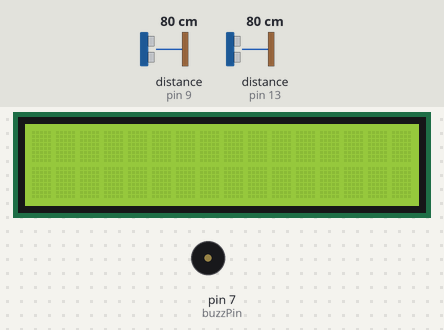
Recording of a sketch running on a simulated Arduino Uno, built with avr-gcc and run on an emulated ATmega328P. Shown: 16×2 character LCD, buzzer (waves = sounding, pin HIGH). Wiring (inferred from the names in the program): 2 × ultrasonic range finder: trigger pin 8, echo pin 13 / trigger pin 10, echo pin 9. The inputs (shaded band) are chosen by the test bench; at power-on: distance to the obstacle (sensors on pin 9, pin 13) 80 cm. The echo pulse lasts 58.3 µs per cm; pins used as bus, display or sensor lines are not drawn.

Above: at 1.2 s.
1.3 s: distance to the obstacle (sensor on pin 9) set to 46 cm
2.8 s: distance to the obstacle (sensor on pin 9) set to 38 cm
At 3.18 s:
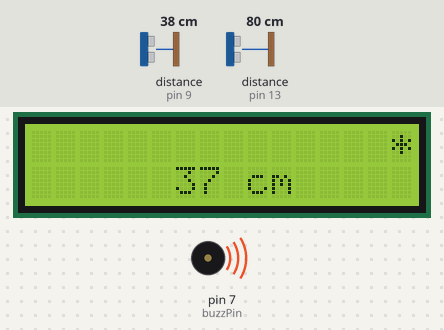
5.8 s: distance to the obstacle (sensor on pin 13) set to 4 cm
At 6.25 s:
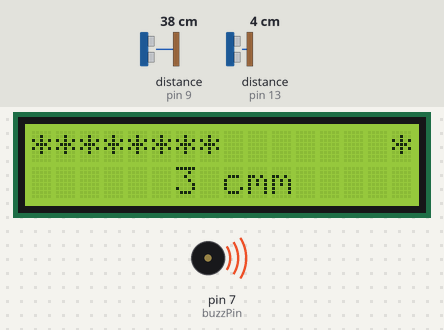
7.9 s: distance to the obstacle (sensor on pin 13) set to 9 cm
At 9.57 s:
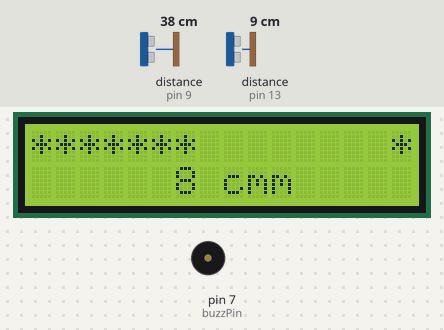
9.6 s: distance to the obstacle (sensor on pin 9) set to 2 cm
At 10.3 s:
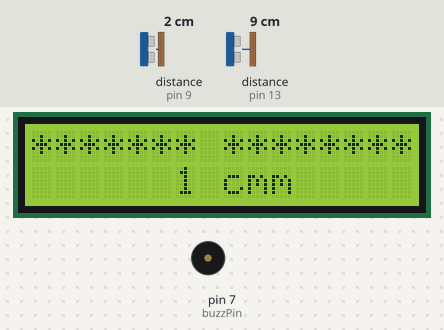
12.6 s: distance to the obstacle (sensor on pin 13) set to 13 cm
At 13.9 s:
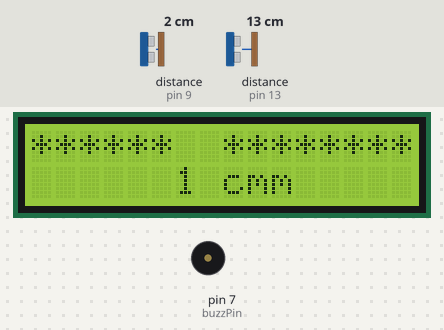
Timing chart, 0 to 15.1 s (numbered marks = the images above; inputs shaded):
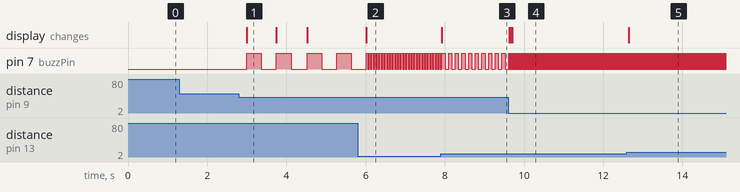

The sketch:

czujnik02.ino
```cpp
#include <LiquidCrystal.h>  //biblioteka do obsługi wyświetlacza LCD 2x16
#define trigLeftPin 8 //pin triggera lewego czujnika ultradźwiękowego
#define echoLeftPin 13  //pin echa lewego czujnika ultradźwiękowego
#define trigRightPin 10 //pin triggera prawego czujnika ultradźwiękowego
#define echoRightPin 9  //pin echa prawego czujnika ultradźwiękowego
#define buzzPin 7   //pin buzzera
//8 zakresów do wyświetlania "*" z lewej i prawej strony
#define scope1 5
#define scope2 10
#define scope3 15
#define scope4 20
#define scope5 25
#define scope6 30
#define scope7 35
#define scope8 40
LiquidCrystal lcd(12, 11, 5, 4, 3, 2);  //piny, które wykorzystuje wyświetlacz

void setup() {
  lcd.begin(16, 2); //inicjalizacja wyświetlacza
  pinMode(trigRightPin, OUTPUT); //trigger, jako wyjście
  pinMode(echoRightPin, INPUT);  //echo, jako wejście
  pinMode(trigLeftPin, OUTPUT);  //trigger, jako wyjście
  pinMode(echoLeftPin, INPUT);   //echo, jako wejście
  pinMode(buzzPin, OUTPUT);      //buzzer, jako wyjście
}

void loop() {
  long timeRight, timeLeft, distanceRight, distanceLeft, distance;
  int i;
  char starsLeft[9] = {' ',' ',' ',' ',' ',' ',' ',' ','/0'};
  char starsRight[9] = {' ',' ',' ',' ',' ',' ',' ',' ','/0'};

//wykonanie pomiaru prawego czujnika
  digitalWrite(trigRightPin, LOW); //ustawienie stanu niskiego
  delayMicroseconds(2); //opóźnienie
  digitalWrite(trigRightPin, HIGH);  //ustawienie stanu wysokiego
  delayMicroseconds(10);  //opóźnienie
  digitalWrite(trigRightPin, LOW); //ustawienie stanu niskiego
  timeRight = pulseIn(echoRightPin, HIGH);  //pomiar czasu prawego czujnika

//wykonanie pomiaru lewego czujnika
  digitalWrite(trigLeftPin, LOW);
  delayMicroseconds(2);
  digitalWrite(trigLeftPin, HIGH);
  delayMicroseconds(10);
  digitalWrite(trigLeftPin, LOW);
  timeLeft = pulseIn(echoLeftPin, HIGH); //pomiar czasu lewego czujnika

//Aby uzyskać odległość w cm, należy czas podzielić przez 58 (informacja od producenta).
  distanceRight = timeRight / 58;   //odległość od prawego czujnika
  distanceLeft = timeLeft / 58;     //odległość od lewego czujnika

//zapalanie lewej strony segementów - czujnik lewy
  if(distanceLeft <= scope1){
    for(i=0;i<9;i++)
      starsLeft[i]='*';
  }
  else{
    if((distanceLeft>scope1) && (distanceLeft<=scope2))
      for(i=0;i<9;i++){
        if(i<7)
          starsLeft[i]='*';
        else
          starsLeft[i]=' ';
      }
     else{
        if((distanceLeft>scope2) && (distanceLeft<=scope3))
          for(i=0;i<9;i++){
            if(i<6)
              starsLeft[i]='*';
            else
              starsLeft[i]=' ';
          }
        else{
          if((distanceLeft>scope3) && (distanceLeft<=scope4))
            for(i=0;i<9;i++){
              if(i<5)
                starsLeft[i]='*';
              else
                starsLeft[i]=' ';
            }
          else{
            if((distanceLeft>scope4) && (distanceLeft<=scope5))
              for(i=0;i<9;i++){
                if(i<4)
                  starsLeft[i]='*';
                else
                  starsLeft[i]=' ';
              }
             else{
               if((distanceLeft>scope5) && (distanceLeft<=scope6))
                  for(i=0;i<9;i++){
                    if(i<3)
                      starsLeft[i]='*';
                    else
                      starsLeft[i]=' ';
                  }
               else{
                  if((distanceLeft>scope6) && (distanceLeft<=scope7))
                    for(i=0;i<9;i++){
                      if(i<2)
                        starsLeft[i]='*';
                      else
                        starsLeft[i]=' ';
                    }
                  else{
                    if((distanceLeft>scope7) && (distanceLeft<=scope8))
                      for(i=0;i<9;i++){
                        if(i<1)
                          starsLeft[i]='*';
                        else
                          starsLeft[i]=' ';
                      }
                  }
               }
             }
          }
        }
     }
  }

//zapalanie prawej strony segementów - czujnik prawy
  if(distanceRight <= scope1){
    for(i=0;i<9;i++)
      starsRight[i]='*';
  }
  else{
    if((distanceRight>scope1) && (distanceRight<=scope2))
      for(i=0;i<9;i++){
        if(i<1)
          starsRight[i]=' ';
        else
          starsRight[i]='*';
      }
     else{
        if((distanceRight>scope2) && (distanceRight<=scope3))
          for(i=0;i<9;i++){
            if(i<2)
              starsRight[i]=' ';
            else
              starsRight[i]='*';
          }
        else{
          if((distanceRight>scope3) && (distanceRight<=scope4))
            for(i=0;i<9;i++){
              if(i<3)
                starsRight[i]=' ';
              else
                starsRight[i]='*';
            }
          else{
            if((distanceRight>scope4) && (distanceRight<=scope5))
              for(i=0;i<9;i++){
                if(i<4)
                  starsRight[i]=' ';
                else
                  starsRight[i]='*';
              }
             else{
               if((distanceRight>scope5) && (distanceRight<=scope6))
                  for(i=0;i<9;i++){
                    if(i<5)
                      starsRight[i]=' ';
                    else
                      starsRight[i]='*';
                  }
               else{
                  if((distanceRight>scope6) && (distanceRight<=scope7))
                    for(i=0;i<9;i++){
                      if(i<6)
                        starsRight[i]=' ';
                      else
                        starsRight[i]='*';
                    }
                  else{
                    if((distanceRight>scope7) && (distanceRight<=scope8))
                      for(i=0;i<9;i++){
                        if(i<7)
                          starsRight[i]=' ';
                        else
                          starsRight[i]='*';
                      }
                  }
               }
             }
          }
        }
     }
  }

//ustawienie najbliższej odległości z danych dwóch czujników
  if(distanceRight<distanceLeft)
    distance=distanceRight;
  else
    distance=distanceLeft;

//wyświetlanie informacji
  lcd.setCursor(0, 0);    //ustawienie kursora na górny wiersz od segmentu 0
  lcd.print(starsLeft);   //zapalanie "*" z lewej strony
  lcd.setCursor(8, 0);    // ustawinie kursora na górny wiersz od segmentu 8
  lcd.print(starsRight);  //zapalanie "*" z prawej strony
  lcd.setCursor(6, 1);    //ustawienie kursora na dolny wiersz od segmentu 6
  if(distance <= scope8){
    lcd.print(distance);    //wyświetlanie najbliższej odległości
    lcd.print(" cm");       //wyświetlanie informacji o jednostce odległości (cm)
  }
  else
    lcd.clear();          //czyszczenie informacji na wyświetlaczu, gdy odległość jest duża

//ustawienie buzzera w stan wysoki i niski uzależnione jest od odległości (distance)
//im bliżej przeszkody, tym przełączenie HIGH/LOW odbywa się częściej (delay uzależnione jest od distance)
  if((distance>0) && (distance<=scope8)){
    digitalWrite(buzzPin, HIGH);
    delay(distance*10);
    digitalWrite(buzzPin, LOW);
    delay(distance*10);
  }
  else
    delay(250); //opóźnienie dla całej pętli
}
```

Measured:
- the behaviour switches between 42 and 41 cm on distance to the obstacle (sensor on pin 9) (found by bisection; images 0 and 1)
- the behaviour switches between 11 and 12 cm on distance to the obstacle (sensor on pin 13) (found by bisection; images 4 and 5)
- after the input at 1.3 s, every drawn part: stays the same
- after the input at 2.8 s, pin 7 (buzzPin): alternates HIGH for 0.37 s and LOW for 0.38 s, starting after 0.20 s; the display: changes after 0.20 s (image 1)
- after the input at 5.8 s, pin 7 (buzzPin): alternates HIGH for 0.03 s and LOW for 0.04 s, starting after 0.25 s; the display: changes after 0.22 s (image 2)
- after the input at 7.9 s, pin 7 (buzzPin): alternates HIGH for 0.08 s and LOW for 0.09 s, starting after 0.11 s; the display: changes at once (image 3)
- after the input at 9.6 s, pin 7 (buzzPin): alternates HIGH for 0.01 s and LOW for 0.02 s, starting at once; the display: changes at once (image 4)
- after the input at 12.6 s, the display: changes at once (image 5)
